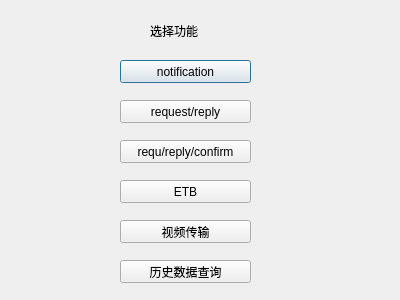
<?xml version="1.0" encoding="UTF-8"?>
<ui version="4.0">
 <class>SelectDialog</class>
 <widget class="QDialog" name="SelectDialog">
  <property name="geometry">
   <rect>
    <x>0</x>
    <y>0</y>
    <width>400</width>
    <height>300</height>
   </rect>
  </property>
  <property name="windowTitle">
   <string>Dialog</string>
  </property>
  <widget class="QPushButton" name="notification">
   <property name="geometry">
    <rect>
     <x>120</x>
     <y>60</y>
     <width>131</width>
     <height>23</height>
    </rect>
   </property>
   <property name="text">
    <string>notification</string>
   </property>
  </widget>
  <widget class="QPushButton" name="reply">
   <property name="geometry">
    <rect>
     <x>120</x>
     <y>100</y>
     <width>131</width>
     <height>23</height>
    </rect>
   </property>
   <property name="text">
    <string>request/reply</string>
   </property>
  </widget>
  <widget class="QPushButton" name="confirm">
   <property name="geometry">
    <rect>
     <x>120</x>
     <y>140</y>
     <width>131</width>
     <height>23</height>
    </rect>
   </property>
   <property name="text">
    <string>requ/reply/confirm</string>
   </property>
  </widget>
  <widget class="QPushButton" name="ETB">
   <property name="geometry">
    <rect>
     <x>120</x>
     <y>180</y>
     <width>131</width>
     <height>23</height>
    </rect>
   </property>
   <property name="text">
    <string>ETB</string>
   </property>
  </widget>
  <widget class="QPushButton" name="video">
   <property name="geometry">
    <rect>
     <x>120</x>
     <y>220</y>
     <width>131</width>
     <height>23</height>
    </rect>
   </property>
   <property name="text">
    <string>视频传输</string>
   </property>
  </widget>
  <widget class="QPushButton" name="history">
   <property name="geometry">
    <rect>
     <x>120</x>
     <y>260</y>
     <width>131</width>
     <height>23</height>
    </rect>
   </property>
   <property name="text">
    <string>历史数据查询</string>
   </property>
  </widget>
  <widget class="QLabel" name="label">
   <property name="geometry">
    <rect>
     <x>150</x>
     <y>20</y>
     <width>51</width>
     <height>21</height>
    </rect>
   </property>
   <property name="text">
    <string>选择功能</string>
   </property>
  </widget>
 </widget>
 <resources/>
 <connections/>
</ui>
